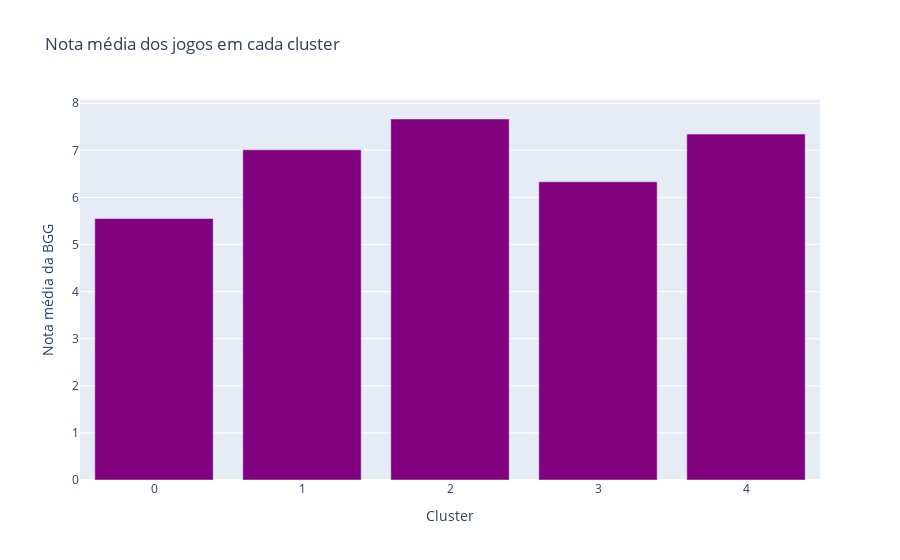

Notebook code cell kept with this figure:
### Markdown cell above
Para indentificar qual cluster contém os melhores jogos, farei um gráfico comparando a nota média da BGG de cada cluster, e outro com a quantidade de avaliações média.

### Code cell
agrupamento_cluster = df_clusterizado.groupby(by=['Cluster']).mean()
fig_nota_cluster = px.bar(agrupamento_cluster, x=agrupamento_cluster.index, y='baverage', 
                          title='Nota média dos jogos em cada cluster').update_layout(
                            yaxis_title='Nota média da BGG'
                          ).update_traces(marker_color='purple')
fig_nota_cluster.show()

### Figure 1 — Plotly figure (JSON) as saved in the notebook; plotly's stock layout.template omitted (floating-point values rounded to 4 significant figures)
{"data": [{"alignmentgroup": "True", "hovertemplate": "Cluster=%{x}<br>baverage=%{y}<extra></extra>", "legendgroup": "", "marker": {"color": "purple", "pattern": {"shape": ""}}, "name": "", "offsetgroup": "", "orientation": "v", "showlegend": false, "textposition": "auto", "type": "bar", "x": [0, 1, 2, 3, 4], "xaxis": "x", "y": [5.553, 7.012, 7.666, 6.332, 7.345], "yaxis": "y"}], "layout": {"barmode": "relative", "legend": {"tracegroupgap": 0}, "title": {"text": "Nota média dos jogos em cada cluster"}, "xaxis": {"anchor": "y", "domain": [0, 1], "title": {"text": "Cluster"}}, "yaxis": {"anchor": "x", "domain": [0, 1], "title": {"text": "Nota média da BGG"}}}}
